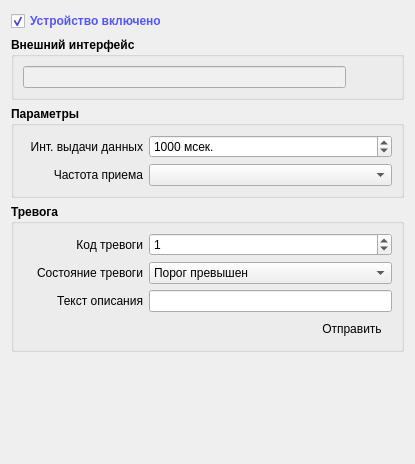
          <widget class="QWidget" name="page_2">
           <property name="geometry">
            <rect>
             <x>0</x>
             <y>0</y>
             <width>415</width>
             <height>464</height>
            </rect>
           </property>
           <attribute name="label">
            <string>Параметры устройства</string>
           </attribute>
           <layout class="QVBoxLayout" name="verticalLayout_18">
            <item>
             <widget class="QCheckBox" name="checkNAVTEXEnabled">
              <property name="minimumSize">
               <size>
                <width>0</width>
                <height>20</height>
               </size>
              </property>
              <property name="font">
               <font>
                <weight>75</weight>
                <bold>true</bold>
               </font>
              </property>
              <property name="styleSheet">
               <string notr="true">color: rgb(85, 85, 255);</string>
              </property>
              <property name="text">
               <string>Устройство включено</string>
              </property>
              <property name="checked">
               <bool>true</bool>
              </property>
             </widget>
            </item>
            <item>
             <widget class="QGroupBox" name="gbInterfaceAIS_4">
              <property name="font">
               <font>
                <weight>75</weight>
                <bold>true</bold>
               </font>
              </property>
              <property name="title">
               <string>Внешний интерфейс</string>
              </property>
              <layout class="QHBoxLayout" name="horizontalLayout_14">
               <item>
                <widget class="QLineEdit" name="editNAVTEXSerialInterface">
                 <property name="sizePolicy">
                  <sizepolicy hsizetype="Expanding" vsizetype="Minimum">
                   <horstretch>0</horstretch>
                   <verstretch>0</verstretch>
                  </sizepolicy>
                 </property>
                 <property name="font">
                  <font>
                   <weight>50</weight>
                   <bold>false</bold>
                  </font>
                 </property>
                 <property name="styleSheet">
                  <string notr="true">background-color: rgb(240, 240, 240);
color: rgb(0, 0, 127);</string>
                 </property>
                 <property name="readOnly">
                  <bool>true</bool>
                 </property>
                </widget>
               </item>
               <item>
                <widget class="QPushButton" name="bnNAVTEKEditSerialParams">
                 <property name="sizePolicy">
                  <sizepolicy hsizetype="Fixed" vsizetype="Fixed">
                   <horstretch>0</horstretch>
                   <verstretch>0</verstretch>
                  </sizepolicy>
                 </property>
                 <property name="text">
                  <string/>
                 </property>
                 <property name="icon">
                  <iconset resource="res.qrc">
                   <normaloff>:/buttons/Icons/Gears.ico</normaloff>:/buttons/Icons/Gears.ico</iconset>
                 </property>
                 <property name="flat">
                  <bool>true</bool>
                 </property>
                </widget>
               </item>
              </layout>
             </widget>
            </item>
            <item>
             <widget class="QGroupBox" name="gbAutomaticUploadData_2">
              <property name="font">
               <font>
                <weight>75</weight>
                <bold>true</bold>
               </font>
              </property>
              <property name="title">
               <string>Параметры</string>
              </property>
              <property name="flat">
               <bool>false</bool>
              </property>
              <layout class="QVBoxLayout" name="verticalLayout_14">
               <item>
                <layout class="QHBoxLayout" name="horizontalLayout_23">
                 <item>
                  <widget class="QLabel" name="label_21">
                   <property name="minimumSize">
                    <size>
                     <width>120</width>
                     <height>0</height>
                    </size>
                   </property>
                   <property name="maximumSize">
                    <size>
                     <width>60</width>
                     <height>16777215</height>
                    </size>
                   </property>
                   <property name="font">
                    <font>
                     <weight>50</weight>
                     <bold>false</bold>
                    </font>
                   </property>
                   <property name="text">
                    <string>Инт. выдачи данных</string>
                   </property>
                   <property name="alignment">
                    <set>Qt::AlignRight|Qt::AlignTrailing|Qt::AlignVCenter</set>
                   </property>
                  </widget>
                 </item>
                 <item>
                  <widget class="QSpinBox" name="spinNAVTEXUploadInterval">
                   <property name="sizePolicy">
                    <sizepolicy hsizetype="Preferred" vsizetype="Fixed">
                     <horstretch>0</horstretch>
                     <verstretch>0</verstretch>
                    </sizepolicy>
                   </property>
                   <property name="font">
                    <font>
                     <weight>50</weight>
                     <bold>false</bold>
                    </font>
                   </property>
                   <property name="suffix">
                    <string> мсек.</string>
                   </property>
                   <property name="maximum">
                    <number>10000</number>
                   </property>
                   <property name="value">
                    <number>1000</number>
                   </property>
                  </widget>
                 </item>
                </layout>
               </item>
               <item>
                <layout class="QHBoxLayout" name="horizontalLayout_16">
                 <item>
                  <widget class="QLabel" name="label_20">
                   <property name="minimumSize">
                    <size>
                     <width>120</width>
                     <height>0</height>
                    </size>
                   </property>
                   <property name="maximumSize">
                    <size>
                     <width>60</width>
                     <height>16777215</height>
                    </size>
                   </property>
                   <property name="font">
                    <font>
                     <weight>50</weight>
                     <bold>false</bold>
                    </font>
                   </property>
                   <property name="text">
                    <string>Частота приема</string>
                   </property>
                   <property name="alignment">
                    <set>Qt::AlignRight|Qt::AlignTrailing|Qt::AlignVCenter</set>
                   </property>
                  </widget>
                 </item>
                 <item>
                  <widget class="QComboBox" name="cbNAVTEXReceiveFrequency">
                   <property name="sizePolicy">
                    <sizepolicy hsizetype="Preferred" vsizetype="Fixed">
                     <horstretch>0</horstretch>
                     <verstretch>0</verstretch>
                    </sizepolicy>
                   </property>
                   <property name="font">
                    <font>
                     <weight>50</weight>
                     <bold>false</bold>
                    </font>
                   </property>
                  </widget>
                 </item>
                </layout>
               </item>
              </layout>
             </widget>
            </item>
            <item>
             <widget class="QGroupBox" name="groupBox">
              <property name="font">
               <font>
                <weight>75</weight>
                <bold>true</bold>
               </font>
              </property>
              <property name="title">
               <string>Тревога</string>
              </property>
              <layout class="QVBoxLayout" name="verticalLayout_2">
               <item>
                <layout class="QHBoxLayout" name="horizontalLayout_17">
                 <item>
                  <widget class="QLabel" name="label_15">
                   <property name="minimumSize">
                    <size>
                     <width>120</width>
                     <height>0</height>
                    </size>
                   </property>
                   <property name="maximumSize">
                    <size>
                     <width>60</width>
                     <height>16777215</height>
                    </size>
                   </property>
                   <property name="font">
                    <font>
                     <weight>50</weight>
                     <bold>false</bold>
                    </font>
                   </property>
                   <property name="text">
                    <string>Код тревоги</string>
                   </property>
                   <property name="alignment">
                    <set>Qt::AlignRight|Qt::AlignTrailing|Qt::AlignVCenter</set>
                   </property>
                  </widget>
                 </item>
                 <item>
                  <widget class="QSpinBox" name="spinNAVTEXAlarmId">
                   <property name="sizePolicy">
                    <sizepolicy hsizetype="Preferred" vsizetype="Fixed">
                     <horstretch>0</horstretch>
                     <verstretch>0</verstretch>
                    </sizepolicy>
                   </property>
                   <property name="font">
                    <font>
                     <weight>50</weight>
                     <bold>false</bold>
                    </font>
                   </property>
                   <property name="suffix">
                    <string/>
                   </property>
                   <property name="maximum">
                    <number>10000</number>
                   </property>
                   <property name="value">
                    <number>1</number>
                   </property>
                  </widget>
                 </item>
                </layout>
               </item>
               <item>
                <layout class="QHBoxLayout" name="horizontalLayout_15">
                 <item>
                  <widget class="QLabel" name="label_14">
                   <property name="minimumSize">
                    <size>
                     <width>120</width>
                     <height>0</height>
                    </size>
                   </property>
                   <property name="maximumSize">
                    <size>
                     <width>60</width>
                     <height>16777215</height>
                    </size>
                   </property>
                   <property name="font">
                    <font>
                     <weight>50</weight>
                     <bold>false</bold>
                    </font>
                   </property>
                   <property name="text">
                    <string>Состояние тревоги</string>
                   </property>
                   <property name="alignment">
                    <set>Qt::AlignRight|Qt::AlignTrailing|Qt::AlignVCenter</set>
                   </property>
                  </widget>
                 </item>
                 <item>
                  <widget class="QComboBox" name="cbNAVTEXAlarmState">
                   <property name="sizePolicy">
                    <sizepolicy hsizetype="Preferred" vsizetype="Fixed">
                     <horstretch>0</horstretch>
                     <verstretch>0</verstretch>
                    </sizepolicy>
                   </property>
                   <property name="font">
                    <font>
                     <weight>50</weight>
                     <bold>false</bold>
                    </font>
                   </property>
                   <item>
                    <property name="text">
                     <string>Порог превышен</string>
                    </property>
                   </item>
                   <item>
                    <property name="text">
                     <string>Порог не превышен</string>
                    </property>
                   </item>
                  </widget>
                 </item>
                </layout>
               </item>
               <item>
                <layout class="QHBoxLayout" name="horizontalLayout_18">
                 <item>
                  <widget class="QLabel" name="label_16">
                   <property name="minimumSize">
                    <size>
                     <width>120</width>
                     <height>0</height>
                    </size>
                   </property>
                   <property name="maximumSize">
                    <size>
                     <width>60</width>
                     <height>16777215</height>
                    </size>
                   </property>
                   <property name="font">
                    <font>
                     <weight>50</weight>
                     <bold>false</bold>
                    </font>
                   </property>
                   <property name="text">
                    <string>Текст описания</string>
                   </property>
                   <property name="alignment">
                    <set>Qt::AlignRight|Qt::AlignTrailing|Qt::AlignVCenter</set>
                   </property>
                  </widget>
                 </item>
                 <item>
                  <widget class="QLineEdit" name="editNAVTEXAlarmMessageText">
                   <property name="sizePolicy">
                    <sizepolicy hsizetype="Preferred" vsizetype="Fixed">
                     <horstretch>0</horstretch>
                     <verstretch>0</verstretch>
                    </sizepolicy>
                   </property>
                   <property name="font">
                    <font>
                     <weight>50</weight>
                     <bold>false</bold>
                    </font>
                   </property>
                   <property name="readOnly">
                    <bool>false</bool>
                   </property>
                  </widget>
                 </item>
                </layout>
               </item>
               <item>
                <layout class="QHBoxLayout" name="horizontalLayout_30">
                 <item>
                  <spacer name="horizontalSpacer_6">
                   <property name="orientation">
                    <enum>Qt::Horizontal</enum>
                   </property>
                   <property name="sizeHint" stdset="0">
                    <size>
                     <width>40</width>
                     <height>20</height>
                    </size>
                   </property>
                  </spacer>
                 </item>
                 <item>
                  <widget class="QPushButton" name="bnNAVTEXAlarmSend">
                   <property name="sizePolicy">
                    <sizepolicy hsizetype="Preferred" vsizetype="Fixed">
                     <horstretch>0</horstretch>
                     <verstretch>0</verstretch>
                    </sizepolicy>
                   </property>
                   <property name="font">
                    <font>
                     <weight>50</weight>
                     <bold>false</bold>
                    </font>
                   </property>
                   <property name="text">
                    <string>Отправить</string>
                   </property>
                   <property name="icon">
                    <iconset resource="res.qrc">
                     <normaloff>:/alarm/Icons/bell.png</normaloff>:/alarm/Icons/bell.png</iconset>
                   </property>
                   <property name="flat">
                    <bool>true</bool>
                   </property>
                  </widget>
                 </item>
                </layout>
               </item>
              </layout>
             </widget>
            </item>
            <item>
             <spacer name="verticalSpacer_4">
              <property name="orientation">
               <enum>Qt::Vertical</enum>
              </property>
              <property name="sizeHint" stdset="0">
               <size>
                <width>20</width>
                <height>36</height>
               </size>
              </property>
             </spacer>
            </item>
           </layout>
          </widget>
